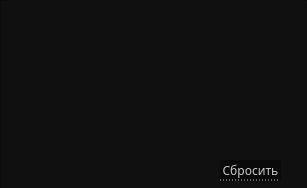
   <widget class="QWidget" name="formfactor">
    <property name="geometry">
     <rect>
      <x>0</x>
      <y>0</y>
      <width>307</width>
      <height>188</height>
     </rect>
    </property>
    <attribute name="icon">
     <iconset>
      <normaloff>../../images/down-arrow.png</normaloff>../../images/down-arrow.png</iconset>
    </attribute>
    <attribute name="label">
     <string>Форм-фактор</string>
    </attribute>
    <widget class="QFrame" name="frameFormfactor">
     <property name="geometry">
      <rect>
       <x>0</x>
       <y>0</y>
       <width>311</width>
       <height>191</height>
      </rect>
     </property>
     <property name="styleSheet">
      <string notr="true">QFrame{
	background-color: #101010;
}
</string>
     </property>
     <property name="frameShape">
      <enum>QFrame::StyledPanel</enum>
     </property>
     <property name="frameShadow">
      <enum>QFrame::Raised</enum>
     </property>
     <widget class="QTableWidget" name="tableFormFactor">
      <property name="enabled">
       <bool>true</bool>
      </property>
      <property name="geometry">
       <rect>
        <x>10</x>
        <y>0</y>
        <width>291</width>
        <height>161</height>
       </rect>
      </property>
      <property name="font">
       <font>
        <family>Montserrat Medium</family>
        <stylestrategy>PreferAntialias</stylestrategy>
       </font>
      </property>
      <property name="mouseTracking">
       <bool>true</bool>
      </property>
      <property name="focusPolicy">
       <enum>Qt::NoFocus</enum>
      </property>
      <property name="autoFillBackground">
       <bool>false</bool>
      </property>
      <property name="styleSheet">
       <string notr="true">QTableWidget::item
{
 	border-bottom: 1px solid rgb(60,60,60); 
	border-right: 0px;
	border-left: 0px;
	border-top:0px;
}

QTableView
{
	background-color: #101010;
	color: #dddddd;
	border-top: 0px;
	border-right: 0px;
	border-left: 0px;
	border-bottom: 0px;
}

QTableWidget::item:hover {
    color: white;
	border-bottom: 1px solid rgb(180,180,180);
}      

QTableWidget::item:selected
{
 	color: white;
	border-bottom: 1px solid rgb(180,180,180);
}

QScrollBar:vertical {
	border: none;
    background-color: #151515;
    width: 8px;
    margin: 15px 0 15px 0;
	border-radius: 0px;
 }

/*  HANDLE BAR VERTICAL */
QScrollBar::handle:vertical {	
	background-color: #151515;
	min-height: 30px;
	border-radius: 0px;
	border: 1px solid;
	border-right: 0px;
	border-color: rgb(60,60,60);
}
QScrollBar::handle:vertical:hover{	
	background-color:  rgb(50,50,50);
	border-color: rgb(60,60,60);
}
QScrollBar::handle:vertical:pressed {	
	background-color: rgb(120, 0, 2);
}

/* BTN TOP - SCROLLBAR */
QScrollBar::sub-line:vertical {
	background-color: #151515;
	height: 15px;
	subcontrol-position: top;
	subcontrol-origin: margin;
	border: 0px;
	border-bottom: 1px solid rgb(180, 0, 0);
}
QScrollBar::sub-line:vertical:hover {	
	background-color: #575757;
	border-color: #242424;
}
QScrollBar::sub-line:vertical:pressed {	
	background-color: rgb(120, 0, 2);
}

/* BTN BOTTOM - SCROLLBAR */
QScrollBar::add-line:vertical {
	background-color: #151515;
	height: 15px;
	subcontrol-position: bottom;
	subcontrol-origin: margin;
	border: 1px solid;
	border-color: rgb(60,60,60);
	border: 1px solid;
	border-top:1px solid rgb(180, 0, 0);
	border-right: 0px;
	border-bottom: 0px;
}
QScrollBar::add-line:vertical:hover {	
	background-color: #575757;
	border-color: #242424;
}
QScrollBar::add-line:vertical:pressed {	
	background-color: rgb(120, 0, 2);
}
/* RESET ARROW */
QScrollBar::up-arrow:vertical, QScrollBar::down-arrow:vertical {
	background: none;
}

QScrollBar::add-page:vertical, QScrollBar::sub-page:vertical {
	background: none;
}</string>
      </property>
      <property name="editTriggers">
       <set>QAbstractItemView::AnyKeyPressed|QAbstractItemView::EditKeyPressed|QAbstractItemView::SelectedClicked</set>
      </property>
      <property name="selectionMode">
       <enum>QAbstractItemView::MultiSelection</enum>
      </property>
      <property name="selectionBehavior">
       <enum>QAbstractItemView::SelectRows</enum>
      </property>
      <property name="showGrid">
       <bool>false</bool>
      </property>
      <property name="gridStyle">
       <enum>Qt::SolidLine</enum>
      </property>
      <property name="sortingEnabled">
       <bool>true</bool>
      </property>
      <attribute name="horizontalHeaderVisible">
       <bool>false</bool>
      </attribute>
      <attribute name="horizontalHeaderCascadingSectionResizes">
       <bool>true</bool>
      </attribute>
      <attribute name="horizontalHeaderDefaultSectionSize">
       <number>120</number>
      </attribute>
      <attribute name="horizontalHeaderHighlightSections">
       <bool>false</bool>
      </attribute>
      <attribute name="horizontalHeaderMinimumSectionSize">
       <number>15</number>
      </attribute>
      <attribute name="horizontalHeaderShowSortIndicator" stdset="0">
       <bool>true</bool>
      </attribute>
      <attribute name="horizontalHeaderStretchLastSection">
       <bool>false</bool>
      </attribute>
      <attribute name="verticalHeaderVisible">
       <bool>false</bool>
      </attribute>
      <attribute name="verticalHeaderCascadingSectionResizes">
       <bool>false</bool>
      </attribute>
      <attribute name="verticalHeaderMinimumSectionSize">
       <number>10</number>
      </attribute>
      <column>
       <property name="text">
        <string>Выбор</string>
       </property>
      </column>
      <column>
       <property name="text">
        <string>Название</string>
       </property>
      </column>
     </widget>
     <widget class="QPushButton" name="btnResetFormFactor">
      <property name="geometry">
       <rect>
        <x>220</x>
        <y>160</y>
        <width>61</width>
        <height>21</height>
       </rect>
      </property>
      <property name="font">
       <font>
        <family>Montserrat Medium</family>
        <pointsize>9</pointsize>
       </font>
      </property>
      <property name="styleSheet">
       <string notr="true">QPushButton
{	
	background-color: rgb(10, 10, 10);
	color:  rgb(200,200, 200);
	border: 0px;
	border-bottom: 1px dotted rgb(200, 200, 200);
}

QPushButton::hover
{
	color: red;
	border-bottom: 1px dotted red;
}
</string>
      </property>
      <property name="text">
       <string>Сбросить</string>
      </property>
     </widget>
    </widget>
   </widget>
